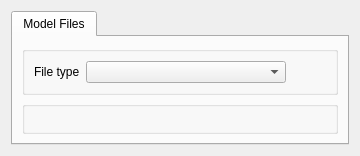
      <widget class="QWidget" name="viewLogTab">
       <attribute name="title">
        <string>View Log</string>
       </attribute>
       <layout class="QVBoxLayout" name="verticalLayout_10">
        <item>
         <widget class="QTabWidget" name="logViewTab">
          <property name="toolTip">
           <string/>
          </property>
          <property name="tabPosition">
           <enum>QTabWidget::North</enum>
          </property>
          <property name="currentIndex">
           <number>0</number>
          </property>
          <property name="documentMode">
           <bool>false</bool>
          </property>
          <widget class="QWidget" name="modelViewTab">
           <attribute name="title">
            <string>Model Files</string>
           </attribute>
           <layout class="QVBoxLayout" name="verticalLayout_5">
            <item>
             <widget class="QGroupBox" name="selectModelGroup">
              <property name="maximumSize">
               <size>
                <width>16777215</width>
                <height>50</height>
               </size>
              </property>
              <property name="title">
               <string/>
              </property>
              <layout class="QHBoxLayout" name="horizontalLayout">
               <item>
                <widget class="QLabel" name="label">
                 <property name="text">
                  <string>File type</string>
                 </property>
                </widget>
               </item>
               <item>
                <widget class="QComboBox" name="modelSelectCbox">
                 <property name="minimumSize">
                  <size>
                   <width>200</width>
                   <height>0</height>
                  </size>
                 </property>
                </widget>
               </item>
               <item>
                <spacer name="horizontalSpacer">
                 <property name="orientation">
                  <enum>Qt::Horizontal</enum>
                 </property>
                 <property name="sizeHint" stdset="0">
                  <size>
                   <width>40</width>
                   <height>20</height>
                  </size>
                 </property>
                </spacer>
               </item>
              </layout>
             </widget>
            </item>
            <item>
             <widget class="QGroupBox" name="tableModelGroup">
              <property name="title">
               <string/>
              </property>
              <layout class="QVBoxLayout" name="tableModelGroupLayout"/>
             </widget>
            </item>
           </layout>
          </widget>
         </widget>
        </item>
       </layout>
      </widget>
